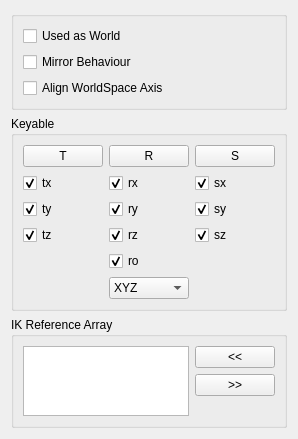
<?xml version="1.0" encoding="UTF-8"?>
<ui version="4.0">
 <class>Form</class>
 <widget class="QWidget" name="Form">
  <property name="geometry">
   <rect>
    <x>0</x>
    <y>0</y>
    <width>275</width>
    <height>416</height>
   </rect>
  </property>
  <property name="windowTitle">
   <string>Form</string>
  </property>
  <layout class="QVBoxLayout" name="verticalLayout_2">
   <item>
    <widget class="QGroupBox" name="groupBox">
     <property name="title">
      <string/>
     </property>
     <layout class="QVBoxLayout" name="verticalLayout">
      <item>
       <widget class="QCheckBox" name="used_world_cbox">
        <property name="text">
         <string>Used as World</string>
        </property>
       </widget>
      </item>
      <item>
       <widget class="QCheckBox" name="mirror_behaviour_cbox">
        <property name="text">
         <string>Mirror Behaviour</string>
        </property>
       </widget>
      </item>
      <item>
       <widget class="QCheckBox" name="align_world_cbox">
        <property name="text">
         <string>Align WorldSpace Axis</string>
        </property>
       </widget>
      </item>
     </layout>
    </widget>
   </item>
   <item>
    <widget class="QGroupBox" name="groupBox_2">
     <property name="title">
      <string>Keyable</string>
     </property>
     <layout class="QGridLayout" name="gridLayout_2">
      <item row="0" column="0">
       <widget class="QPushButton" name="t_btn">
        <property name="text">
         <string>T</string>
        </property>
       </widget>
      </item>
      <item row="0" column="1">
       <widget class="QPushButton" name="r_btn">
        <property name="text">
         <string>R</string>
        </property>
       </widget>
      </item>
      <item row="0" column="2">
       <widget class="QPushButton" name="s_btn">
        <property name="text">
         <string>S</string>
        </property>
       </widget>
      </item>
      <item row="1" column="0">
       <widget class="QCheckBox" name="tx_cbox">
        <property name="text">
         <string>tx</string>
        </property>
        <property name="checked">
         <bool>true</bool>
        </property>
       </widget>
      </item>
      <item row="1" column="1">
       <widget class="QCheckBox" name="rx_cbox">
        <property name="text">
         <string>rx</string>
        </property>
        <property name="checked">
         <bool>true</bool>
        </property>
       </widget>
      </item>
      <item row="1" column="2">
       <widget class="QCheckBox" name="sx_cbox">
        <property name="text">
         <string>sx</string>
        </property>
        <property name="checked">
         <bool>true</bool>
        </property>
       </widget>
      </item>
      <item row="2" column="0">
       <widget class="QCheckBox" name="ty_cbox">
        <property name="text">
         <string>ty</string>
        </property>
        <property name="checked">
         <bool>true</bool>
        </property>
       </widget>
      </item>
      <item row="2" column="1">
       <widget class="QCheckBox" name="ry_cbox">
        <property name="text">
         <string>ry</string>
        </property>
        <property name="checked">
         <bool>true</bool>
        </property>
       </widget>
      </item>
      <item row="2" column="2">
       <widget class="QCheckBox" name="sy_cbox">
        <property name="text">
         <string>sy</string>
        </property>
        <property name="checked">
         <bool>true</bool>
        </property>
       </widget>
      </item>
      <item row="3" column="0">
       <widget class="QCheckBox" name="tz_cbox">
        <property name="text">
         <string>tz</string>
        </property>
        <property name="checked">
         <bool>true</bool>
        </property>
       </widget>
      </item>
      <item row="3" column="1">
       <widget class="QCheckBox" name="rz_cbox">
        <property name="text">
         <string>rz</string>
        </property>
        <property name="checked">
         <bool>true</bool>
        </property>
       </widget>
      </item>
      <item row="3" column="2">
       <widget class="QCheckBox" name="sz_cbox">
        <property name="text">
         <string>sz</string>
        </property>
        <property name="checked">
         <bool>true</bool>
        </property>
       </widget>
      </item>
      <item row="4" column="1">
       <widget class="QCheckBox" name="ro_cbox">
        <property name="text">
         <string>ro</string>
        </property>
        <property name="checked">
         <bool>true</bool>
        </property>
       </widget>
      </item>
      <item row="5" column="1">
       <widget class="QComboBox" name="ro_cbbox">
        <item>
         <property name="text">
          <string>XYZ</string>
         </property>
        </item>
        <item>
         <property name="text">
          <string>YZX</string>
         </property>
        </item>
        <item>
         <property name="text">
          <string>ZXY</string>
         </property>
        </item>
        <item>
         <property name="text">
          <string>XZY</string>
         </property>
        </item>
        <item>
         <property name="text">
          <string>YXZ</string>
         </property>
        </item>
        <item>
         <property name="text">
          <string>ZYX</string>
         </property>
        </item>
       </widget>
      </item>
     </layout>
    </widget>
   </item>
   <item>
    <widget class="QGroupBox" name="groupBox_3">
     <property name="title">
      <string>IK Reference Array</string>
     </property>
     <layout class="QHBoxLayout" name="horizontalLayout">
      <item>
       <widget class="QListView" name="ik_ref_listview"/>
      </item>
      <item>
       <layout class="QVBoxLayout" name="verticalLayout_3">
        <item>
         <widget class="QPushButton" name="add_ik_ref_btn">
          <property name="text">
           <string>&lt;&lt;</string>
          </property>
         </widget>
        </item>
        <item>
         <widget class="QPushButton" name="remove_ik_ref_btn">
          <property name="text">
           <string>&gt;&gt;</string>
          </property>
         </widget>
        </item>
        <item>
         <spacer name="verticalSpacer">
          <property name="orientation">
           <enum>Qt::Vertical</enum>
          </property>
          <property name="sizeHint" stdset="0">
           <size>
            <width>20</width>
            <height>40</height>
           </size>
          </property>
         </spacer>
        </item>
       </layout>
      </item>
     </layout>
    </widget>
   </item>
  </layout>
 </widget>
 <resources/>
 <connections/>
</ui>
